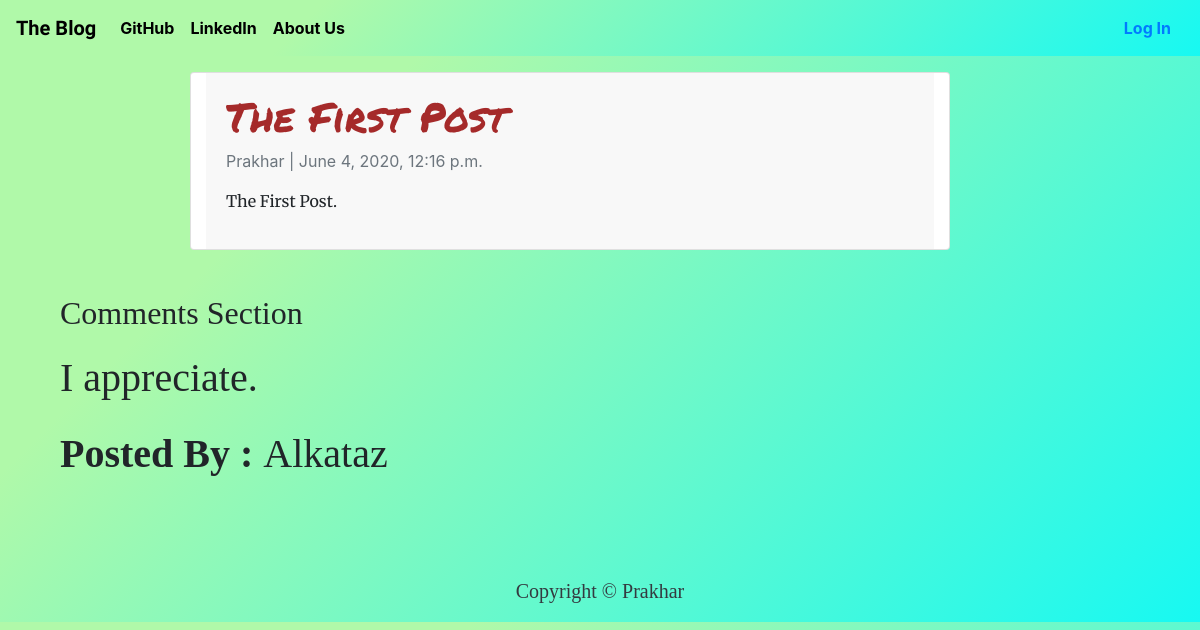
Screenshot of /blog/the_first_post with the database file from the repository.
### basic_app/models.py (models this page shows, shortened)
class Post(models.Model):
    title = models.CharField(max_length=200, unique=True)
    slug = models.SlugField(max_length=200, unique=True)
    author = models.ForeignKey(User, on_delete= models.CASCADE,related_name='blog_posts')
    content = models.TextField()
    created_on = models.DateTimeField(auto_now_add=True)
    status = models.IntegerField(choices=STATUS, default=0)
    class Meta:
        ordering = ['-created_on']

class Comment(models.Model):
    post = models.ForeignKey(Post,on_delete=models.CASCADE,related_name='comments')
    name = models.CharField(max_length=80)
    email = models.EmailField()
    body = models.TextField()
    created_on = models.DateTimeField(auto_now_add=True)
    active = models.BooleanField(default=False)
    class Meta:
        ordering = ['created_on']

### basic_app/views.py (the view)
# urls.py: path('<slug:slug>', views.PostDetail.as_view(),name='post_detail'),
class PostDetail(DetailView):
    model = Post
    template_name = 'basic_app/post_detail.html'

### basic_app/templates/basic_app/post_detail.html
{% extends 'basic_app/base.html' %}
{% block body_block %}
    <div class="row">
        <div class="col-md-8 card mb-4 mt-3 left top">
            <div class="card-body">
                <h1 class="detail_title">{{ post.title }}</h1>
                <p class=" text-muted">{{ post.author }} | {{ post.created_on }}</p>
                <p class="detail_text">{{ post.content | safe }}</p>
            </div>
        </div>
    </div>
    <div class="comment_section">
        <div class="container">
            <h2 class="comment-heading">Comments Section</h2>
            {% for comment in post.comments.all %}
                <div>
                    <p>{{ comment.body|safe|linebreaks }}</p>
                    <p><b>Posted By : </b>{{ comment.name }}</p>
                    <br>
                </div>
            {% endfor %}
        </div>
    </div>
{% endblock body_block %}

### basic_app/templates/basic_app/base.html (style rules this page uses)
.card-body { background-color: rgba(245, 245, 245, 0.671); }
body { background-color: #17f9f2; background-image: linear-gradient(315deg, #17f9f2 0%, #b0f9a9 74%); }
.left { margin-left: 160px; position: static; }
.detail_title { color: brown; font-family: 'Permanent Marker', cursive; }
.detail_text { font-family: 'Merriweather', serif; }
.comment_section { font-family: 'Pacifico', cursive; font-size:40px; margin-top: 20px; }

### rows the page displays
Post: title "The First Post", author "Prakhar", created_on "June 4, 2020, 12:16 p.m.", content "The First Post."
Comment: body "I appreciate.", name "Alkataz"
